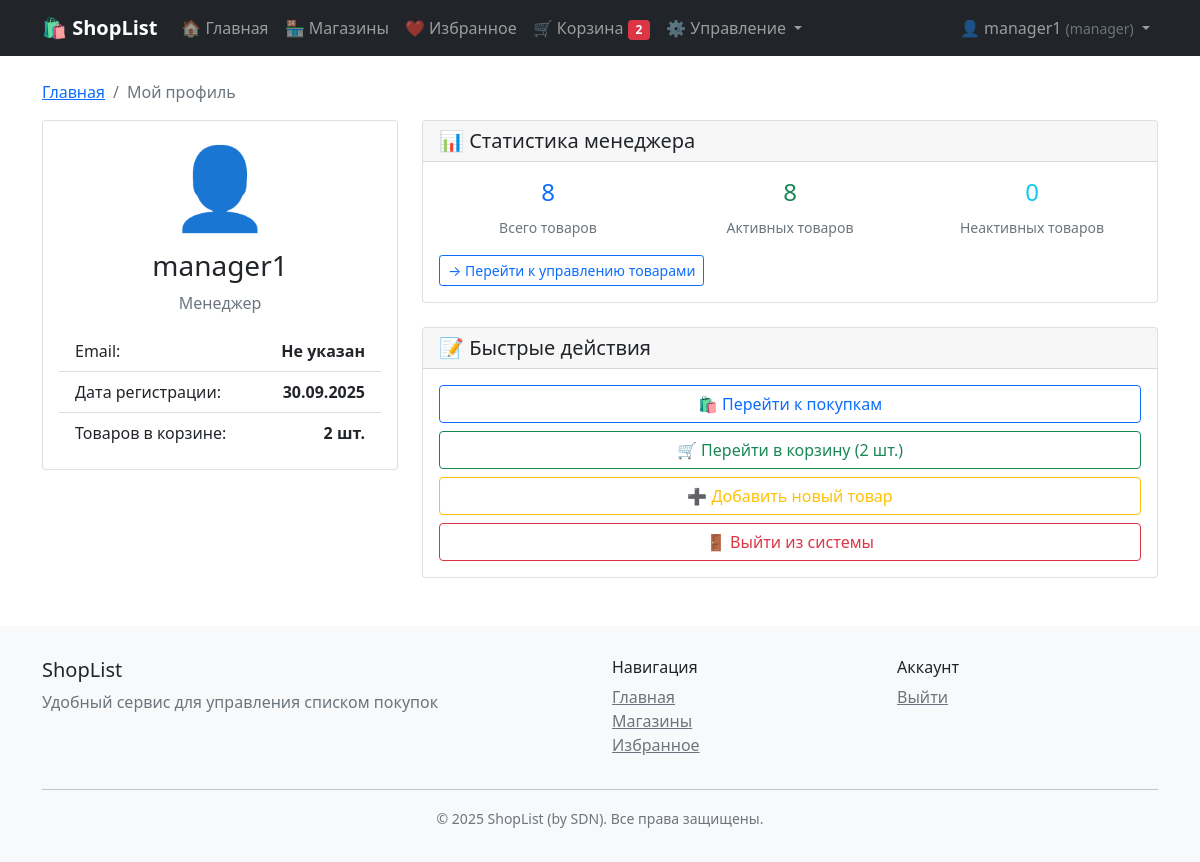
/users/profile/ (signed in), run on the app's committed database.
### users/models.py (models this page shows, shortened)
class CustomUser(AbstractUser):
    ROLE_CHOICES = [
        ('user', 'Пользователь'),
        ('manager', 'Менеджер'),
        ('admin', 'Администратор'),
    ]
    role = models.CharField(
        max_length=20,
        choices=ROLE_CHOICES,
        default='user',
        verbose_name="Роль"
    )
    class Meta:
        verbose_name = "Пользователь"
        verbose_name_plural = "Пользователи"

### products/models.py (models this page shows, shortened)
class Cart(models.Model):
    user = models.OneToOneField(settings.AUTH_USER_MODEL, on_delete=models.CASCADE)
    created_at = models.DateTimeField(auto_now_add=True)
    updated_at = models.DateTimeField(auto_now=True)
    def total_items(self):
        return sum(item.quantity for item in self.items.all())

class CartItem(models.Model):
    cart = models.ForeignKey(Cart, on_delete=models.CASCADE, related_name='items')
    product = models.ForeignKey(Product, on_delete=models.CASCADE)
    quantity = models.PositiveIntegerField(default=1)
    added_at = models.DateTimeField(auto_now_add=True)

### users/views.py (the view)
# urls.py: path('profile/', views.profile, name='profile'),
@login_required
def profile(request):
    user = request.user
    stats = {}
    if user.role in ['manager', 'admin']:
        stats = {
            'total_products': user.product_set.count(),
            'active_products': user.product_set.filter(is_active=True).count(),
            'inactive_products': user.product_set.filter(is_active=False).count(),
        }
    return render(request, 'users/profile.html', {
        'user': user,
        'stats': stats
    })

### templates/users/profile.html
{% extends 'base.html' %}
{% load product_filters %}
{% block content %}
<div class="container mt-4">
    <nav aria-label="breadcrumb">
        <ol class="breadcrumb">
            <li class="breadcrumb-item"><a href="{% url 'product_list' %}">Главная</a></li>
            <li class="breadcrumb-item active">Мой профиль</li>
        </ol>
    </nav>
    <div class="row">
        <div class="col-lg-4">
            <div class="card">
                <div class="card-body text-center">
                    <div class="mb-3">
                        <span class="display-1">👤</span>
                    </div>
                    <h3>{{ user.username }}</h3>
                    <p class="text-muted">{{ user.get_role_display }}</p>
                    <div class="list-group list-group-flush">
                        <div class="list-group-item d-flex justify-content-between">
                            <span>Email:</span>
                            <strong>{{ user.email|default:"Не указан" }}</strong>
                        </div>
                        <div class="list-group-item d-flex justify-content-between">
                            <span>Дата регистрации:</span>
                            <strong>{{ user.date_joined|date:"d.m.Y" }}</strong>
                        </div>
                        <div class="list-group-item d-flex justify-content-between">
                            <span>Товаров в корзине:</span>
                            <strong>
                                {% if user.cart.total_items > 0 %}
                                    {{ user.cart.total_items }} шт.
                                {% else %}
                                    Нет товаров
                                {% endif %}
                            </strong>
                        </div>
                    </div>
                </div>
            </div>
        </div>
        <div class="col-lg-8">
            {% if user.role == 'manager' or user.role == 'admin' %}
            <div class="card mb-4">
                <div class="card-header">
                    <h5 class="mb-0">📊 Статистика менеджера</h5>
                </div>
                <div class="card-body">
                    <div class="row text-center">
                        <div class="col-md-4">
                            <div class="h4 text-primary">
                                {{ stats.total_products }}
                            </div>
                            <small class="text-muted">Всего товаров</small>
                        </div>
                        <div class="col-md-4">
                            <div class="h4 text-success">
                                {{ stats.active_products }}
                            </div>
                            <small class="text-muted">Активных товаров</small>
                        </div>
                        <div class="col-md-4">
                            <div class="h4 text-info">
                                {{ stats.inactive_products }}
                            </div>
                            <small class="text-muted">Неактивных товаров</small>
                        </div>
                    </div>
                    <div class="mt-3">
                        <a href="{% url 'product_manage' %}" class="btn btn-outline-primary btn-sm">
                            → Перейти к управлению товарами
                        </a>
                    </div>
                </div>
            </div>
            {% endif %}
            <div class="card">
                <div class="card-header">
                    <h5 class="mb-0">📝 Быстрые действия</h5>
                </div>
                <div class="card-body">
                    <div class="d-grid gap-2">
                        <a href="{% url 'product_list' %}" class="btn btn-outline-primary">
                            🛍️ Перейти к покупкам
                        </a>
                        {% if user.cart.total_items > 0 %}
                        <a href="{% url 'cart_view' %}" class="btn btn-outline-success">
                            🛒 Перейти в корзину ({{ user.cart.total_items }} шт.)
                        </a>
                        {% endif %}
                        {% if user.role == 'manager' or user.role == 'admin' %}
                        <a href="{% url 'product_add' %}" class="btn btn-outline-warning">
                            ➕ Добавить новый товар
                        </a>
                        {% endif %}
                        <a href="{% url 'logout' %}" class="btn btn-outline-danger">
                            🚪 Выйти из системы
                        </a>
                    </div>
                </div>
            </div>
        </div>
    </div>
</div>
{% endblock %}

### templates/base.html (shortened to what this page needs)
<!DOCTYPE html>
<html lang="ru">
<head>
    <link href="https://cdn.jsdelivr.net/npm/bootstrap@5.1.3/dist/css/bootstrap.min.css" rel="stylesheet">
    <link rel="stylesheet" href="https://cdn.jsdelivr.net/npm/bootstrap-icons@1.7.2/font/bootstrap-icons.css">
</head>
<body>
    <nav class="navbar navbar-expand-lg navbar-dark bg-dark">
        <div class="container">
            <a class="navbar-brand" href="{% url 'product_list' %}">
                🛍️ ShopList
            </a>
            <div class="collapse navbar-collapse" id="navbarNav">
                <ul class="navbar-nav me-auto">
                    <li class="nav-item">
                        <a class="nav-link" href="{% url 'product_list' %}">
                            🏠 Главная
                        </a>
                    </li>
                    <li class="nav-item">
                        <a class="nav-link" href="{% url 'shop_list' %}">
                            🏪 Магазины
                        </a>
                    </li>
                    {% if user.is_authenticated %}
                    <li class="nav-item">
                        <a class="nav-link" href="{% url 'favorite_list' %}">
                            ❤️ Избранное
                        </a>
                    </li>
                    <li class="nav-item">
                        <a class="nav-link" href="{% url 'cart_view' %}">
                            🛒 Корзина
                            {% if user.is_authenticated %}
                                {% with user.cart.total_items as cart_count %}
                                    {% if cart_count > 0 %}
                                        <span class="badge bg-danger">{{ cart_count }}</span>
                                    {% endif %}
                                {% endwith %}
                            {% endif %}
                        </a>
                    </li>
                    {% if user.role == 'manager' or user.role == 'admin' %}
                    <li class="nav-item dropdown">
                        <a class="nav-link dropdown-toggle" href="#" id="navbarDropdown" role="button" data-bs-toggle="dropdown">
                            ⚙️ Управление
                        </a>
                    </li>
                    {% endif %}
                    {% endif %}
                </ul>
                <ul class="navbar-nav">
                    {% if user.is_authenticated %}
                    <li class="nav-item dropdown">
                        <a class="nav-link dropdown-toggle" href="#" id="userDropdown" role="button" data-bs-toggle="dropdown">
                            👤 {{ user.username }}
                            {% if user.role %}
                            <small class="text-muted">({{ user.role }})</small>
                            {% endif %}
                        </a>
                    </li>
                    {% endif %}
                </ul>
            </div>
        </div>
    </nav>
    <main>
        {% block content %}
        {% endblock %}
    </main>
    <footer class="footer mt-5">
        <div class="container">
            <div class="row">
                <div class="col-md-6">
                    <h5>ShopList</h5>
                    <p class="text-muted">Удобный сервис для управления списком покупок</p>
                </div>
                <div class="col-md-3">
                    <h6>Навигация</h6>
                    <ul class="list-unstyled">
                        <li><a href="{% url 'product_list' %}" class="text-muted">Главная</a></li>
                        <li><a href="{% url 'shop_list' %}" class="text-muted">Магазины</a></li>
                        {% if user.is_authenticated %}
                        <li><a href="{% url 'favorite_list' %}" class="text-muted">Избранное</a></li>
                        {% endif %}
                    </ul>
                </div>
                <div class="col-md-3">
                    <h6>Аккаунт</h6>
                    <ul class="list-unstyled">
                        {% if user.is_authenticated %}
                        <li><a href="{% url 'logout' %}" class="text-muted">Выйти</a></li>
                        {% else %}
                        <li><a href="{% url 'login' %}" class="text-muted">Войти</a></li>
                        <li><a href="{% url 'register' %}" class="text-muted">Регистрация</a></li>
                        {% endif %}
                    </ul>
                </div>
            </div>
            <hr>
            <div class="text-center text-muted">
                <small>&copy; 2025 ShopList (by SDN). Все права защищены.</small>
            </div>
        </div>
    </footer>
</body>
</html>

### templates/base.html (style rules this page uses)
.navbar-brand { font-weight: bold; }
.footer { background-color: #f8f9fa; padding: 2rem 0; margin-top: 3rem; }

### data on the page
CustomUser: username "manager1", role "manager", role "Менеджер", email "Не указан", date_joined "30.09.2025", cart.total_items "2"

### other printed values
{{ cart_count }} "2"
{{ stats.total_products }} "8"
{{ stats.active_products }} "8"
{{ stats.inactive_products }} "0"
